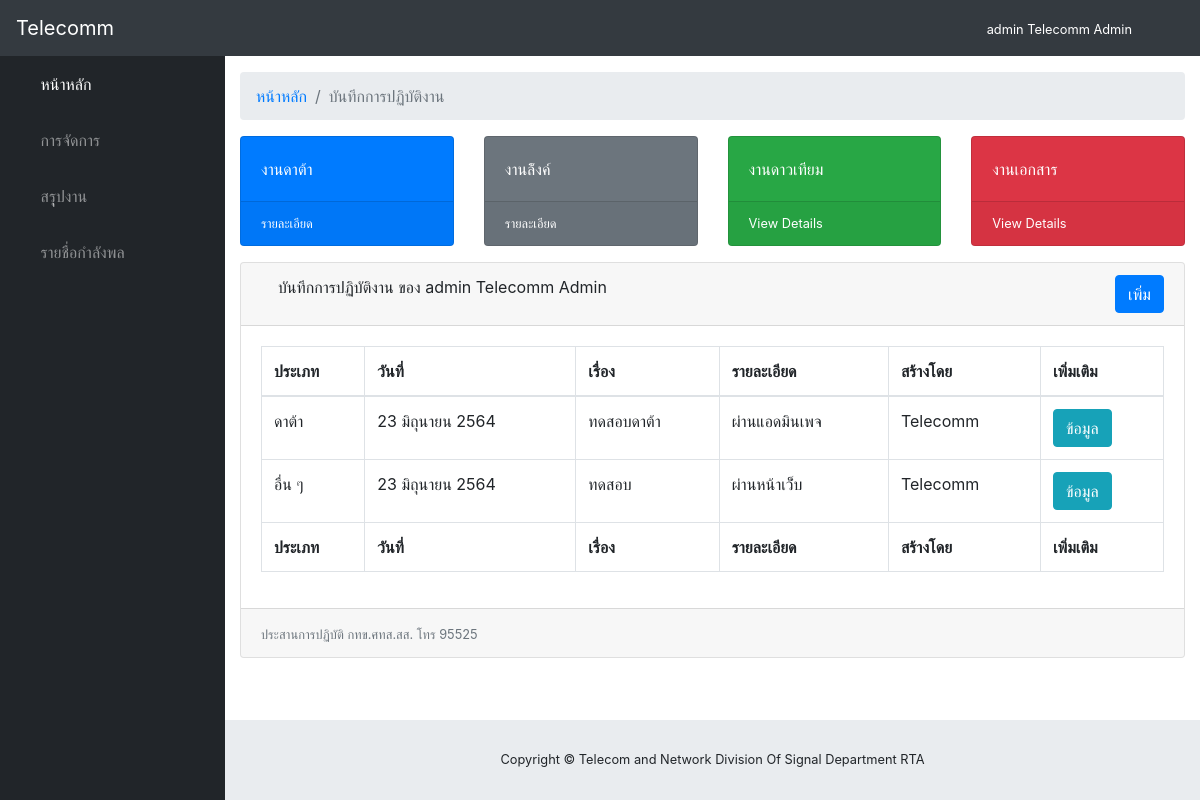
/works/ (signed in), run on the app's committed database.
### accounts/models.py (models this page shows)
class Employee(AbstractUser):
	rank = models.CharField(max_length=20)
	position = models.CharField(max_length=200)
	sector = models.CharField(max_length=100, choices=[
		('ส่วนกลาง', 'ส่วนกลาง'),
		('ทภ.1', 'ทภ.1'),
		('ทภ.2', 'ทภ.2'),
		('ทภ.3', 'ทภ.3'),
		('ทภ.4', 'ทภ.4'),
		('อื่นๆ', 'อื่นๆ')
	])
	place = models.CharField(max_length=200)
	phone = models.CharField(max_length=10)
	email = models.EmailField()

### works/models.py (models this page shows, shortened)
class Work(models.Model):
	TYPES = [
		('ดาต้า', 'ดาต้า'),
		('ลิ้งค์', 'ลิงค์'),
		('ดาวเทียม', 'ดาวเทียม'),
		('วงรอบ', 'วงรอบ'),
		('เอกสาร', 'เอกสาร'),
		('อื่น ๆ', 'อื่น ๆ')
	]
	work_date = models.DateField(auto_now_add=True)
	type = models.CharField(max_length=20, choices=TYPES, default='อื่น ๆ')
	name = models.CharField(max_length=200)
	detail = models.CharField(max_length=200)
	worker = models.ForeignKey(Employee, on_delete=models.CASCADE)

### works/views.py (the view)
# urls.py: path('', WorkView.as_view(), name='work'),
class WorkView(ListView):
	model = Work
	template_name = 'works/work.html'

### config/filters.py (called while the page is built)
@register.filter
def thaidate(var):
	n = ['มกราคม', 'กุมภาพันธ์', 'มีนาคม', 'เมษายน', 'พฤษภาคม', 'มิถุนายน', 'กรกฎาคม', 'สิงหาคม', 'กันยายน', 'ตุลาคม', 'พฤษศจิกายน', 'ธันวาคม']
	d = var.day
	m = n[var.month - 1 ]
	y = var.year + 543
	return f'{d} {m} {y}'

### works/templates/works/work.html (shortened to what this page needs)
{% extends "base.html" %}
{% block links %}
  <link href="/static/css/sb-admin.css" rel="stylesheet">
{% endblock %}
{% block body %}
<body id="page-top">
  <nav class="navbar navbar-expand navbar-dark bg-dark static-top">
    <a class="navbar-brand mr-1" href="{% url 'home' %}">Telecomm</a>
    <button class="btn btn-link btn-sm text-white order-1 order-sm-0" id="sidebarToggle" href="#">
      <i class="fas fa-bars"></i>
    </button>
    <div class="d-none d-md-inline-block form-inline ml-auto mr-0 mr-md-3 my-2 my-md-0">
      <small class="text text-white">{{ user.rank }} {{ user.first_name }} {{ user.last_name }}</small>
    </div>
    <ul class="navbar-nav ml-auto ml-md-0">
      <li class="nav-item dropdown no-arrow">
        <a class="nav-link dropdown-toggle" href="#" id="userDropdown" role="button" data-toggle="dropdown" aria-haspopup="true" aria-expanded="false">
          <i class="fas fa-user-circle fa-fw"></i>
        </a>
      </li>
    </ul>
  </nav>
  <div id="wrapper">
    <ul class="sidebar navbar-nav">
      <li class="nav-item active">
        <a class="nav-link" href="{% url 'home' %}">
          <i class="fas fa-fw fa-home"></i>
          <span>หน้าหลัก</span>
        </a>
      </li>
      <li class="nav-item dropdown">
        <a class="nav-link dropdown-toggle" href="#" id="pagesDropdown" role="button" data-toggle="dropdown" aria-haspopup="true" aria-expanded="false">
          <i class="fas fa-fw fa-folder"></i>
          <span>การจัดการ</span>
        </a>
      </li>
      <li class="nav-item">
        <a class="nav-link" href="#">
          <i class="fas fa-fw fa-chart-area"></i>
          <span>สรุุปงาน</span></a>
      </li>
      <li class="nav-item">
        <a class="nav-link" href="{% url 'employee' %}">
          <i class="fas fa-fw fa-table"></i>
          <span>รายชื่อกำลังพล</span></a>
      </li>
    </ul>
    <div id="content-wrapper">
      <div class="container-fluid">
        <ol class="breadcrumb">
          <li class="breadcrumb-item">
            <a href="{% url 'home' %}">หน้าหลัก</a>
          </li>
          <li class="breadcrumb-item active">บันทึกการปฏิบัติงาน</li>
        </ol>
        <div class="row">
          <div class="col-xl-3 col-sm-6 mb-3">
            <div class="card text-white bg-primary o-hidden h-100">
              <div class="card-body">
                <div class="card-body-icon">
                  <i class="fas fa-fw fa-signal"></i>
                </div>
                <div class="mr-5">งานดาต้า</div>
              </div>
              <a class="card-footer text-white clearfix small z-1" href="#">
                <span class="float-left">รายละเอียด</span>
                <span class="float-right">
                  <i class="fas fa-angle-right"></i>
                </span>
              </a>
            </div>
          </div>
          <div class="col-xl-3 col-sm-6 mb-3">
            <div class="card text-white bg-secondary o-hidden h-100">
              <div class="card-body">
                <div class="card-body-icon">
                  <i class="fas fa-fw fa-network-wired"></i>
                </div>
                <div class="mr-5">งานล้ิงค์</div>
              </div>
              <a class="card-footer text-white clearfix small z-1" href="#">
                <span class="float-left">รายละเอียด</span>
                <span class="float-right">
                  <i class="fas fa-angle-right"></i>
                </span>
              </a>
            </div>
          </div>
          <div class="col-xl-3 col-sm-6 mb-3">
            <div class="card text-white bg-success o-hidden h-100">
              <div class="card-body">
                <div class="card-body-icon">
                  <i class="fas fa-fw fa-satellite"></i>
                </div>
                <div class="mr-5">งานดาวเทียม</div>
              </div>
              <a class="card-footer text-white clearfix small z-1" href="#">
                <span class="float-left">View Details</span>
                <span class="float-right">
                  <i class="fas fa-angle-right"></i>
                </span>
              </a>
            </div>
          </div>
          <div class="col-xl-3 col-sm-6 mb-3">
            <div class="card text-white bg-danger o-hidden h-100">
              <div class="card-body">
                <div class="card-body-icon">
                  <i class="fas fa-fw fa-file"></i>
                </div>
                <div class="mr-5">งานเอกสาร</div>
              </div>
              <a class="card-footer text-white clearfix small z-1" href="#">
                <span class="float-left">View Details</span>
                <span class="float-right">
                  <i class="fas fa-angle-right"></i>
                </span>
              </a>
            </div>
          </div>
        </div>
        <div class="card mb-3">
          <div class="card-header">
            <i class="fas fa-tasks"></i>
            บันทึกการปฏิบัติงาน ของ {{ user.rank }} {{ user.first_name }} {{ user.last_name }}
              <a href="{% url 'work_add' %}" class="btn btn-primary float-right">เพิ่ม</a>
          </div>
          <div class="card-body">
            <div class="table-responsive">
              <table class="table table-bordered" id="dataTable" width="100%" cellspacing="0">
                <thead>
                  <tr>
                    <th>ประเภท</th>
                    <th>วันที่</th>
                    <th>เรื่อง</th>
                    <th>รายละเอียด</th>
                    <th>สร้างโดย</th>
                    <th>เพิ่มเติม</th>
                  </tr>
                </thead>
                <tfoot>
                  <tr>
                    <th>ประเภท</th>
                    <th>วันที่</th>
                    <th>เรื่อง</th>
                    <th>รายละเอียด</th>
                    <th>สร้างโดย</th>
                    <th>เพิ่มเติม</th>
                  </tr>
                </tfoot>
                <tbody>
                {% for work in object_list %}
                {% if user.id == work.worker.id %}
                  <tr>
                    <td>{{ work.type }}</td>
                    <td>{{ work.work_date|thaidate }}</td>
                    <td>{{ work.name|slice:":30" }}</td>
                    <td>{{ work.detail|slice:":20"|safe }}</td>
                    <td>{{ work.worker.first_name }}</td>
                    <td><a href="{% url 'work_detail' work.pk %}" class="btn btn-info">ข้อมูล</a></td>
                  </tr>
                  {% endif %}
                  {% endfor %}
                </tbody>
              </table>
            </div>
          </div>
          <div class="card-footer">
            <span class="small text-muted text-left">ประสานการปฏิบัติ กทข.ศทส.สส. โทร 95525</span>
          </div>
        </div>
      </div>
    </div>
  </div>
</body>
{% endblock %}

### data on the page
Employee: rank "admin", first_name "Telecomm", last_name "Admin"
Work: type "ดาต้า", work_date|thaidate "23 มิถุนายน 2564", name "ทดสอบดาต้า", detail "ผ่านแอดมินเพจ", worker.first_name "Telecomm"
Work: type "อื่น ๆ", work_date|thaidate "23 มิถุนายน 2564", name "ทดสอบ", detail "ผ่านหน้าเว๋็บ", worker.first_name "Telecomm"
